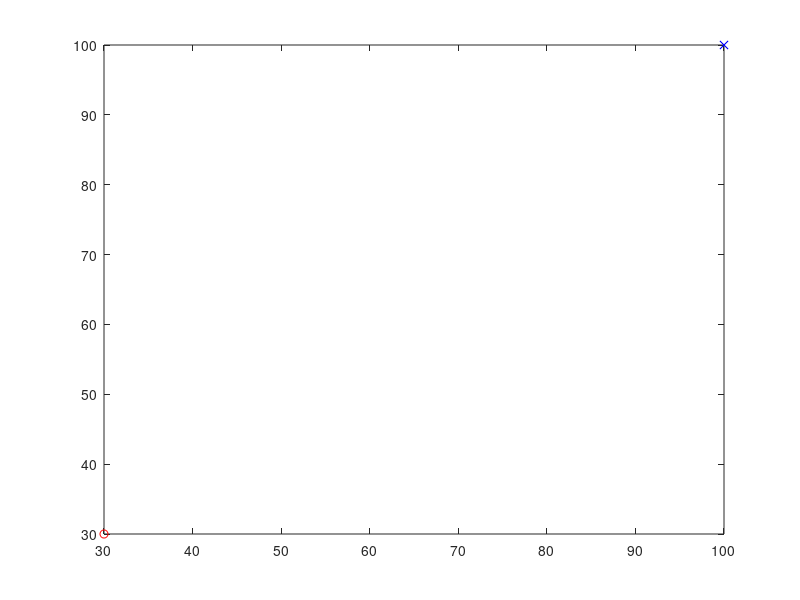

This chart was generated by the following MATLAB code: (Note: this script raises an error after producing the figure.)
%-----------This file aims to use control law to get the 
%-----------input of the second-integrator form state function, i.e.,
%-----------dx1 = x2;
%-----------dx2 = u
%% initialization
clear;
clc;
close all;
target = [100 100];
obs = [30 30;
    80 60];
obs_r = 3;
reactR = 12;
buffer_r = 15;

p1 = plot(target(1), target(2),  'bx');
hold on;
p2 = plot(obs(1, 1), obs(1, 2),  'ro');
hold on;
circle(obs(1, :), obs_r,  'r');
hold on;
circle(obs(1, :), reactR,  'k');
hold on;
p3 = plot(obs(2, 1), obs(2, 2),  'ro');
hold on;
circle(obs(2, :), obs_r,  'r');
hold on;
circle(obs(2, :), reactR,  'k');
hold on;

% Initial Conditions
x = [0 0;
    0 0;
    60 5;
    0 0;
    30 50;
    0 0];
x1_1 = x(1, :);
x1_2 = x(2, :);
x2_1 = x(3, :);
x2_2 = x(4, :);
x3_1 = x(5, :);
x3_2 = x(6, :);
pos = [x1_1; x2_1; x3_1];
k = convhull(pos);
plot(pos(k ,1), pos(k, 2), 'b');
hold on;
% Formation shape that agents are going to follow
F = [20, 0;
    0, 20];

e1 = zeros(1, 2);
e2 = zeros(1, 2);
e3 = zeros(1, 2);
de1 = zeros(1, 2);
de2 = zeros(1, 2);
de3 = zeros(1, 2);
u1 = zeros(1, 2);
u2 = zeros(1, 2);
u3 = zeros(1, 2);
vel1 = zeros(1, 2);
vel2 = zeros(1, 2);
vel3 = zeros(1, 2);

k1 = 2;
k2 = 2;
k3 = 2;
dis_to_tar = norm(x1_1 - target);
flag2 = false;
flag3 = false;

%% main code
dt = 0.1;
epc = 0.8;
xite = 0.8; % impact the speed of agent 1 when it is closed to the target
i = 1;
% LQR control parameters
A = [0 1;
    0 0];
B = [0; 1];
Q2 = 300 * eye(2);
R2 = 1;
Q1 = 10 * eye(2);
R1 = 20;
K1 = lqr(A, B, Q1, R1);
K2 = lqr(A, B, Q2, R2);

while dis_to_tar > 2
    dis_to_tar = norm(x1_1 - target);
    [dis_to_obc, inx1] = min([norm(x1_1 - obs(1, :)); norm(x1_1 - obs(2, :))]);
    [dis_to_obc2, inx2] = min([norm(x2_1 - obs(1, :)); norm(x2_1 - obs(2, :))]);
    [dis_to_obc3, inx3] = min([norm(x3_1 - obs(1, :)); norm(x3_1 - obs(2, :))]);

    %% control inputs    
        
    x2d = x1_1 + F(1, :);
    e2(i, :) = x2_1 - x2d;
    de2(i, :) = x2_2 - x1_2;
    s2 = e2(i, :) + de2(i, :);

    x3d = x1_1 + F(2, :);
    e3(i, :) = x3_1 - x3d;
    de3(i, :) = x3_2 - x1_2;
    s3 = e3(i, :) + de3(i, :);
%% Control law with Rotate Force Artificial Potiential Field
    e1(i, :) = x1_1 - target;
    de1(i, :) = x1_2;
    s1 = e1(i, :) + de1(i, :);

    % control input of agent 1
    if dis_to_obc < reactR
        direction = rotate_force(x1_1, x1_2, obs(inx1, :));
        v1 = -K1 * [e1(i, :); de1(i, :)];
        g = 100 * norm(v1);
        v2 = -g * direction * ((1 / (dis_to_obc - obs_r)) - (1 / (reactR - obs_r)));
        u1(i, :) = v1 + v2;
    else
        u1(i, :) = -K1 * [e1(i, :); de1(i, :)];
    end

    % control input of agent 2
    if dis_to_obc2 < reactR
        direction = rotate_force(x2_1, x2_2, obs(inx2, :));
        v1 = -K2 * [e2(i, :); de2(i, :)] + u1(i, :);
        g = 100 * norm(v1);
        v2 = -g * direction * ((1 / (dis_to_obc2 - obs_r)) - (1 / (reactR - obs_r)));
        u2(i, :) = v1 + v2;
    else
        u2(i, :) = -K2 * [e2(i, :); de2(i, :)] + u1(i, :);
    end

    % control input for agent 3
    if dis_to_obc3 < reactR
        direction = rotate_force(x3_1, x3_2, obs(inx3, :));
        v1 = -K2 * [e3(i, :); de3(i, :)] + u1(i, :);
        g = 100 * norm(v1);
        v2 = -g * direction * ((1 / (dis_to_obc3 - obs_r)) - (1 / (reactR - obs_r)));
        u3(i, :) = v1 + v2;
    else
        u3(i, :) = -K2 * [e3(i, :); de3(i, :)] + u1(i, :);
    end

    %% ----------------Another control law for followers(uncomplete)-----------------
%     e1(i, :) = -epc * APF(x1_1, obs, target);
%     de1(i, :) = x1_2;
%     s1 = e1(i, :) + de1(i, :);
%     
%     u1(i, :) = -k1 * s1 - xite * tanh(s1) - x1_2;
%     
%     if dis_to_obc2 > buffer_r
%         flag2 = false;
%     end
% 
%     if dis_to_obc2 < reactR || flag2
% %             u2(i, :) = x2_1 + APF(x2_1, obs, target);
%         u2(i, :) = APF(x2_1, obs, target);
%         flag2 = true;
%     else
%         flag2 = false;
%         % sliding mode control
%         u2(i, :) = -k2 * s2 - xite * tanh(s2) + u1(i, :) + x1_2 - x2_2;
%         % LQR control
% %             u2(i, :) = -K2 * [e2(i, :); de2(i, :)] + u1(i, :);
%     end
% 
% %     control input of agent 3
%     if dis_to_obc3 > buffer_r
%         flag3 = false;
%     end
% 
%     if dis_to_obc3 < reactR || flag3
% %             u3(i, :) = x3_1 + APF(x3_1, obs, target);
%         u3(i, :) = APF(x3_1, obs, target);
%         flag3 = true;
%     else
%         flag3 = false;
%         % sliding mode control
%         u3(i, :) = -k3 * s3 - xite * tanh(s3) + u1(i, :) + x1_2 - x3_2;
% 
%         % LQR control
% %             u3(i, :) = -K2 * [e3(i, :); de3(i, :)] + u1(i, :);
%     end

    %% -----------------End of another control law---------------------------


    % set input force limit
    u1(i, :) = saturation_input(u1(i, :));
    u2(i, :) = saturation_input(u2(i, :));
    u3(i, :) = saturation_input(u3(i, :));
    %% update states
    x1_1 = x1_1 + dt * x1_2;
    x1_2 = x1_2 + dt * u1(i, :);

    x2_1 = x2_1 + dt * x2_2;
    x2_2 = x2_2 + dt * u2(i, :);

    x3_1 = x3_1 + dt * x3_2;
    x3_2 = x3_2 + dt * u3(i, :);
    x1_2 = saturation(x1_2);
    x2_2 = saturation(x2_2);
    x3_2 = saturation(x3_2);

    vel1(i, :) = x1_2;
    vel2(i, :) = x2_2;
    vel3(i, :) = x3_2;
    i = i + 1;

    %% dynamic plot
    p4 = plot(x1_1(1), x1_1(2),  'r.');
    hold on;
    p5 = plot(x2_1(1), x2_1(2),  'g.');
    hold on;
    p6 = plot(x3_1(1), x3_1(2),  'b.');
    hold on;
    if mod(i, 50) == 0
        % draw the formation
        pos = [x1_1; x2_1; x3_1];
        k = convhull(pos);
        plot(pos(k ,1), pos(k, 2), 'b');
        hold on;
    end
    pause(0.01);
end

%% plot
pos = [x1_1; x2_1; x3_1];
k = convhull(pos);
plot(pos(k ,1), pos(k, 2), 'b');
hold on;
i = i - 1;
grid on;
xlabel('x');
ylabel('y');
title('Trajectories of 3 agents');
legend([p1 p2 p3 p4 p5 p6], {'Target',  'Obstacle1',  'obstacle2' 'Leader',  'Follower1',  'Follower2'},  'Location',  'northwest');
figure(2);
plot(1:1:i, e1(:, 1),  'r',  'Linewidth', 2);
hold on;
plot(1:1:i, e2(:, 1),  'g',  'Linewidth', 2);
hold on;
plot(1:1:i, e3(:, 2),  'b',  'Linewidth', 2);
grid on;
xlabel('Iteration Times');
ylabel('Tracking error');
title('Tracking errors along x-axis');
legend('Leader',  'Follower1',  'Follower2',  'Location',  'northeast');
figure(3);
plot(1:1:i, u1(:, 1),  'r',  'Linewidth', 1);
hold on;
plot(1:1:i, u1(:, 2),  'r--',  'Linewidth', 1);
hold on;
plot(1:1:i, u2(:, 1),  'g',  'Linewidth', 1);
hold on;
plot(1:1:i, u2(:, 2),  'g--',  'Linewidth', 1);
hold on;
plot(1:1:i, u3(:, 1),  'b',  'Linewidth', 1);
hold on;
plot(1:1:i, u3(:, 2),  'b--',  'Linewidth', 1);
hold on;
grid on;
xlabel('Iteration Times');
ylabel('Control input');
title('Control inputs');
legend('Leader x',  'Leader y',  'Follower1 x',  'Follower1 y',  'Follower2 x',  'Follower2 y',  'Location',  'northeast');
% figure(4);
% plot(e2(:, 1), de2(:, 1),  'g', 'Linewidth', 1.5);
% hold on;
% plot(e3(:, 1), de3(:, 1),  'b',  'Linewidth', 1.5);
% hold on;
% fimplicit(@(x, y) x + y,  'k',  'Linewidth', 1.5);
% grid on;
% xlabel('e');
% ylabel('de');
% title('Sliding mode');
% legend('Follower1',  'Follower2',  's = 0',  'Location',  'southwest');
figure(5);
plot(1:1:i, vel1(:, 1),  'r',  'Linewidth', 1.5);
hold on;
plot(1:1:i, vel2(:, 1),  'g',  'Linewidth', 1.5);
hold on;
plot(1:1:i, vel3(:, 1),  'b',  'Linewidth', 1.5);
hold on;
grid on;
xlabel('i');
ylabel('speed');
title('Velocity');
legend('Leader',  'Follower1',  'Follower2');
%% functions
% function u = APF(pos, vel, obc, target)
%     reactR = 10;
%     sig = 10; %constant parameter
%     Wa = 0.02; %constant parameter
%     Wb = 500; %constant parameter
%     k1 = 0.2;
% 
%     dis_to_tar = norm(pos - target);
% 
%     v1 = 2 * Wa * (pos - target + sig * rand(1, 2) .* tanh(pos - target) / dis_to_tar);
%     % v2 = zeros(1, length(obc));
% 
%     for i = 1:length(obc)
%         dis_to_obc = norm(pos - obc(i, :));
% 
%         if dis_to_obc < reactR
%             
%                 v2(i, :) = -2 * Wb * reactR^2 / dis_to_obc^4 * (pos - obc(i, :));
%                 % check if agent, target and obstacle lie on a line
%                 ang = dot(pos - target, pos - obc(i, :)) / (dis_to_obc * dis_to_tar);
%                 if abs(ang - 1) < 0.001
%                     v2(i, :) = Wb * rand(1, 2);
%                 end
%         else
%             v2 = 0;
%         end
% 
%     end
% 
%    v2 = sum(v2);
%     u = -k1 * (v1 + v2);
%     u = saturation(u);
% end

function u = APF(pos, obc, target)
    k1 = 0.2;
    obs_r = 10;
    sig = 10; %constant parameter
    Wa = 0.02; %constant parameter
    W2 = 5; %constant parameter 

    dis_to_tar = norm(pos - target);

    v1 = 2 * Wa * (pos - target + sig * rand(1, 2) .* sign(pos - target) / dis_to_tar);

    v2 = zeros(1, length(obc));

    for i = 1:length(obc)
        dis_to_obc = norm(pos - obc(i, :));

        if dis_to_obc < obs_r
            v2(i, :) = -2 * W2 * obs_r^2 / dis_to_obc^4 * (pos - obc(i, :));
            % check if agent, target and obstacle lie on a line
            ang = dot(pos - target, pos - obc(i, :)) / (dis_to_obc * dis_to_tar);
            if abs(ang - 1) < 0.001
                v2(i, :) = W2 * rand(1, 2);
            end
        else
            v2(i, :) = 0;
        end
    end

    v2 = sum(v2);
    u = -k1 * (v1 + v2);
    u = saturation(u);
end

function u = dvdt(pos, vel)
    k1 = 0.2;
    obs_r = 10;
    sig = 10; %constant parameter
    Wa = 0.02; %constant parameter
    W2 = 5; %constant parameter 

    dis_to_tar = norm(pos - target);

    v1 = 2 * Wa * vel;

    v2 = zeros(1, length(obc));

    for i = 1:length(obc)
        dis_to_obc = norm(pos - obc(i, :));

        if dis_to_obc < obs_r
            v2(i, :) = -2 * W2 * obs_r^2 / dis_to_obc^4 * (pos - obc(i, :));
            % check if agent, target and obstacle lie on a line
            ang = dot(pos - target, pos - obc(i, :)) / (dis_to_obc * dis_to_tar);
            if abs(ang - 1) < 0.001
                v2(i, :) = W2 * rand(1, 2);
            end
        else
            v2(i, :) = 0;
        end
    end

    v2 = sum(v2);
    u = -k1 * (v1 + v2);
    u = saturation(u);
end

function f = rotate_force(pos, vel, obc)
    x = pos(1);
    y = pos(2);
    vel_x = vel(1);
    vel_y = vel(2);
    x0 = obc(1);
    y0 = obc(2);

    psi = atan2(vel_y, vel_x);
    chi = atan2(y0 - y, x0 - x);

    if (mod(psi - chi, 2 * pi) <= pi)
        fxkrc = y - y0;
        fykrc = -x - x0;
        fxkr = fxkrc;
        fykr = fykrc;
    else
        fxkrcc = -y - y0;
        fykrcc = x - x0;
        fxkr = fxkrcc;
        fykr = fykrcc;
    end

    f = [fxkr, fykr];
    f = f / norm(f);
end

function u = saturation(x)
    maximum = 5;

    if norm(x) > maximum
        u = maximum * x / norm(x);
    else
        u = x;
    end

end

function u = saturation_input(x)
    maximum = 80;

    if norm(x) > maximum
        u = maximum * x / norm(x);
    else
        u = x;
    end

end
